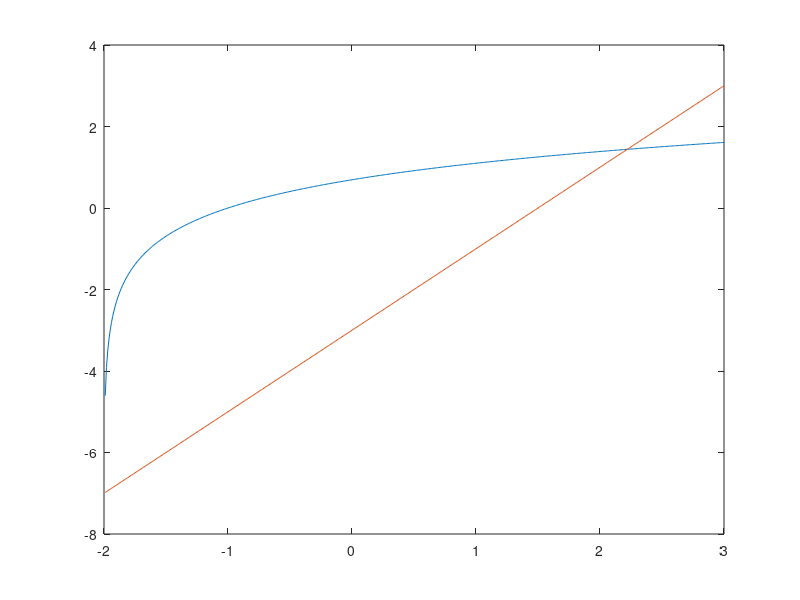

This figure's MATLAB source: (Note: this script raises an error after producing the figure.)
% grafik ganda pnl 3

% plot kurva
x = linspace(-1.99, 3, 500);
f1 = @(x) log(x + 2);
f2 =@(x) 2*x - 3;

y1 = f1(x);
y2 = f2(x);

plot(x, y1, x, y2);

% sumbu
xline(0,'k');
yline(0, 'k');

xlabel('x');
ylabel('y');
title('Grafik Ganda PNL log(x + 2) + 2*x -3');
legend('y1 = log(x + 2)', 'y2 = 2x - 3', 'Location', 'southeast');

% annotation
gtext('y1 = log(x + 2)');
gtext('_2 = 2*x - 3');
gtext('Akar');
